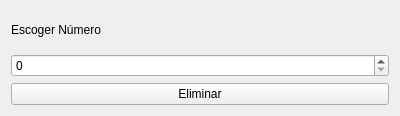
<?xml version="1.0" encoding="UTF-8"?>
<ui version="4.0">
 <class>deletewindow</class>
 <widget class="QWidget" name="deletewindow">
  <property name="geometry">
   <rect>
    <x>0</x>
    <y>0</y>
    <width>400</width>
    <height>116</height>
   </rect>
  </property>
  <property name="windowTitle">
   <string>Form</string>
  </property>
  <layout class="QVBoxLayout" name="verticalLayout">
   <item>
    <widget class="QLabel" name="label">
     <property name="text">
      <string>Escoger Número</string>
     </property>
    </widget>
   </item>
   <item>
    <widget class="QSpinBox" name="spinBox_delete"/>
   </item>
   <item>
    <widget class="QPushButton" name="pushButton_delete">
     <property name="text">
      <string>Eliminar</string>
     </property>
    </widget>
   </item>
  </layout>
 </widget>
 <resources/>
 <connections/>
</ui>
